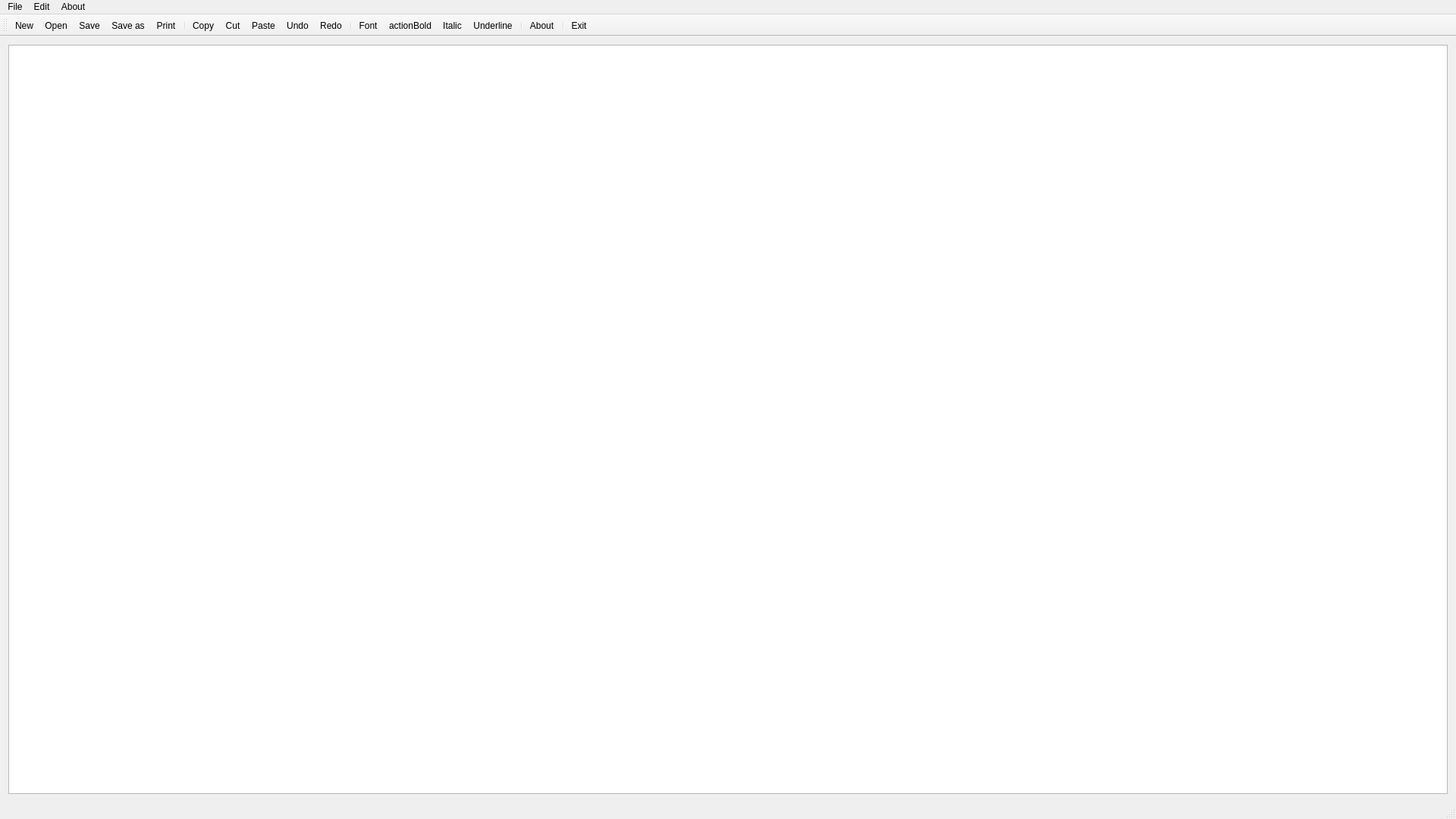
<?xml version="1.0" encoding="UTF-8"?>
<ui version="4.0">
 <class>Notepad</class>
 <widget class="QMainWindow" name="Notepad">
  <property name="geometry">
   <rect>
    <x>0</x>
    <y>0</y>
    <width>1920</width>
    <height>1080</height>
   </rect>
  </property>
  <property name="windowTitle">
   <string>Notepad</string>
  </property>
  <widget class="QWidget" name="centralWidget">
   <layout class="QVBoxLayout" name="verticalLayout">
    <item>
     <widget class="QTextEdit" name="textEdit"/>
    </item>
   </layout>
  </widget>
  <widget class="QMenuBar" name="menuBar">
   <property name="geometry">
    <rect>
     <x>0</x>
     <y>0</y>
     <width>800</width>
     <height>25</height>
    </rect>
   </property>
   <widget class="QMenu" name="menuFile">
    <property name="title">
     <string>File</string>
    </property>
    <addaction name="actionNew"/>
    <addaction name="actionOpen"/>
    <addaction name="actionSave"/>
    <addaction name="actionSave_as"/>
    <addaction name="actionPrint"/>
    <addaction name="separator"/>
    <addaction name="actionExit"/>
   </widget>
   <widget class="QMenu" name="menuEdit">
    <property name="title">
     <string>Edit</string>
    </property>
    <addaction name="actionCopy"/>
    <addaction name="actionCut"/>
    <addaction name="actionPaste"/>
    <addaction name="separator"/>
    <addaction name="actionUndo"/>
    <addaction name="actionRedo"/>
    <addaction name="actionFont"/>
   </widget>
   <widget class="QMenu" name="menuAbout">
    <property name="title">
     <string>About</string>
    </property>
    <addaction name="actionAbout"/>
   </widget>
   <addaction name="menuFile"/>
   <addaction name="menuEdit"/>
   <addaction name="menuAbout"/>
  </widget>
  <widget class="QToolBar" name="mainToolBar">
   <attribute name="toolBarArea">
    <enum>TopToolBarArea</enum>
   </attribute>
   <attribute name="toolBarBreak">
    <bool>false</bool>
   </attribute>
   <addaction name="actionNew"/>
   <addaction name="actionOpen"/>
   <addaction name="actionSave"/>
   <addaction name="actionSave_as"/>
   <addaction name="actionPrint"/>
   <addaction name="separator"/>
   <addaction name="actionCopy"/>
   <addaction name="actionCut"/>
   <addaction name="actionPaste"/>
   <addaction name="actionUndo"/>
   <addaction name="actionRedo"/>
   <addaction name="separator"/>
   <addaction name="actionFont"/>
   <addaction name="actionBold"/>
   <addaction name="actionItalic"/>
   <addaction name="actionUnderline"/>
   <addaction name="separator"/>
   <addaction name="actionAbout"/>
   <addaction name="separator"/>
   <addaction name="actionExit"/>
  </widget>
  <widget class="QStatusBar" name="statusBar"/>
  <action name="actionNew">
   <property name="icon">
    <iconset resource="notepad.qrc">
     <normaloff>:/images/new.png</normaloff>:/images/new.png</iconset>
   </property>
   <property name="text">
    <string>New</string>
   </property>
   <property name="toolTip">
    <string>New text document</string>
   </property>
   <property name="shortcut">
    <string>Ctrl+N</string>
   </property>
  </action>
  <action name="actionOpen">
   <property name="icon">
    <iconset resource="notepad.qrc">
     <normaloff>:/images/open.png</normaloff>:/images/open.png</iconset>
   </property>
   <property name="text">
    <string>Open</string>
   </property>
   <property name="toolTip">
    <string>Open file</string>
   </property>
   <property name="shortcut">
    <string>Ctrl+O</string>
   </property>
  </action>
  <action name="actionSave">
   <property name="icon">
    <iconset resource="notepad.qrc">
     <normaloff>:/images/save.png</normaloff>:/images/save.png</iconset>
   </property>
   <property name="text">
    <string>Save</string>
   </property>
   <property name="toolTip">
    <string>Save file</string>
   </property>
   <property name="shortcut">
    <string>Ctrl+S</string>
   </property>
  </action>
  <action name="actionSave_as">
   <property name="icon">
    <iconset resource="notepad.qrc">
     <normaloff>:/images/save_as.png</normaloff>:/images/save_as.png</iconset>
   </property>
   <property name="text">
    <string>Save as</string>
   </property>
   <property name="toolTip">
    <string>Save file as</string>
   </property>
   <property name="shortcut">
    <string>Alt+S</string>
   </property>
  </action>
  <action name="actionPrint">
   <property name="icon">
    <iconset resource="notepad.qrc">
     <normaloff>:/images/print.png</normaloff>:/images/print.png</iconset>
   </property>
   <property name="text">
    <string>Print</string>
   </property>
   <property name="toolTip">
    <string>Print file</string>
   </property>
   <property name="shortcut">
    <string>Ctrl+P</string>
   </property>
  </action>
  <action name="actionExit">
   <property name="icon">
    <iconset theme="exit.png" resource="notepad.qrc">
     <normaloff>:/images/exit.png</normaloff>:/images/exit.png</iconset>
   </property>
   <property name="text">
    <string>Exit</string>
   </property>
   <property name="toolTip">
    <string>Exit notepad</string>
   </property>
  </action>
  <action name="actionCopy">
   <property name="icon">
    <iconset resource="notepad.qrc">
     <normaloff>:/images/copy.png</normaloff>:/images/copy.png</iconset>
   </property>
   <property name="text">
    <string>Copy</string>
   </property>
   <property name="shortcut">
    <string>Ctrl+C</string>
   </property>
  </action>
  <action name="actionCut">
   <property name="icon">
    <iconset resource="notepad.qrc">
     <normaloff>:/images/cut.png</normaloff>:/images/cut.png</iconset>
   </property>
   <property name="text">
    <string>Cut</string>
   </property>
   <property name="shortcut">
    <string>Ctrl+X</string>
   </property>
  </action>
  <action name="actionPaste">
   <property name="icon">
    <iconset resource="notepad.qrc">
     <normaloff>:/images/paste.png</normaloff>:/images/paste.png</iconset>
   </property>
   <property name="text">
    <string>Paste</string>
   </property>
   <property name="shortcut">
    <string>Ctrl+V</string>
   </property>
  </action>
  <action name="actionUndo">
   <property name="icon">
    <iconset resource="notepad.qrc">
     <normaloff>:/images/edit_undo.png</normaloff>:/images/edit_undo.png</iconset>
   </property>
   <property name="text">
    <string>Undo</string>
   </property>
   <property name="shortcut">
    <string>Ctrl+Z</string>
   </property>
  </action>
  <action name="actionRedo">
   <property name="icon">
    <iconset resource="notepad.qrc">
     <normaloff>:/images/edit_redo.png</normaloff>:/images/edit_redo.png</iconset>
   </property>
   <property name="text">
    <string>Redo</string>
   </property>
   <property name="shortcut">
    <string>Ctrl+Y</string>
   </property>
  </action>
  <action name="actionFont">
   <property name="icon">
    <iconset resource="notepad.qrc">
     <normaloff>:/images/font.png</normaloff>:/images/font.png</iconset>
   </property>
   <property name="text">
    <string>Font</string>
   </property>
   <property name="shortcut">
    <string>Ctrl+F</string>
   </property>
  </action>
  <action name="actionItalic">
   <property name="checkable">
    <bool>true</bool>
   </property>
   <property name="icon">
    <iconset resource="notepad.qrc">
     <normaloff>:/images/italic.png</normaloff>:/images/italic.png</iconset>
   </property>
   <property name="text">
    <string>Italic</string>
   </property>
   <property name="toolTip">
    <string>Italic font</string>
   </property>
   <property name="shortcut">
    <string>Ctrl+I</string>
   </property>
  </action>
  <action name="actionBold">
   <property name="checkable">
    <bool>true</bool>
   </property>
   <property name="icon">
    <iconset resource="notepad.qrc">
     <normaloff>:/images/bold.png</normaloff>:/images/bold.png</iconset>
   </property>
   <property name="text">
    <string>actionBold</string>
   </property>
   <property name="toolTip">
    <string>Bold</string>
   </property>
   <property name="shortcut">
    <string>Ctrl+B</string>
   </property>
  </action>
  <action name="actionUnderline">
   <property name="checkable">
    <bool>true</bool>
   </property>
   <property name="icon">
    <iconset resource="notepad.qrc">
     <normaloff>:/images/underline.png</normaloff>:/images/underline.png</iconset>
   </property>
   <property name="text">
    <string>Underline</string>
   </property>
   <property name="toolTip">
    <string>Underline</string>
   </property>
   <property name="shortcut">
    <string>Ctrl+U</string>
   </property>
  </action>
  <action name="actionAbout">
   <property name="icon">
    <iconset resource="notepad.qrc">
     <normaloff>:/images/info.png</normaloff>:/images/info.png</iconset>
   </property>
   <property name="text">
    <string>About</string>
   </property>
   <property name="toolTip">
    <string>About Notepad</string>
   </property>
  </action>
 </widget>
 <layoutdefault spacing="6" margin="11"/>
 <resources>
  <include location="notepad.qrc"/>
 </resources>
 <connections/>
</ui>
